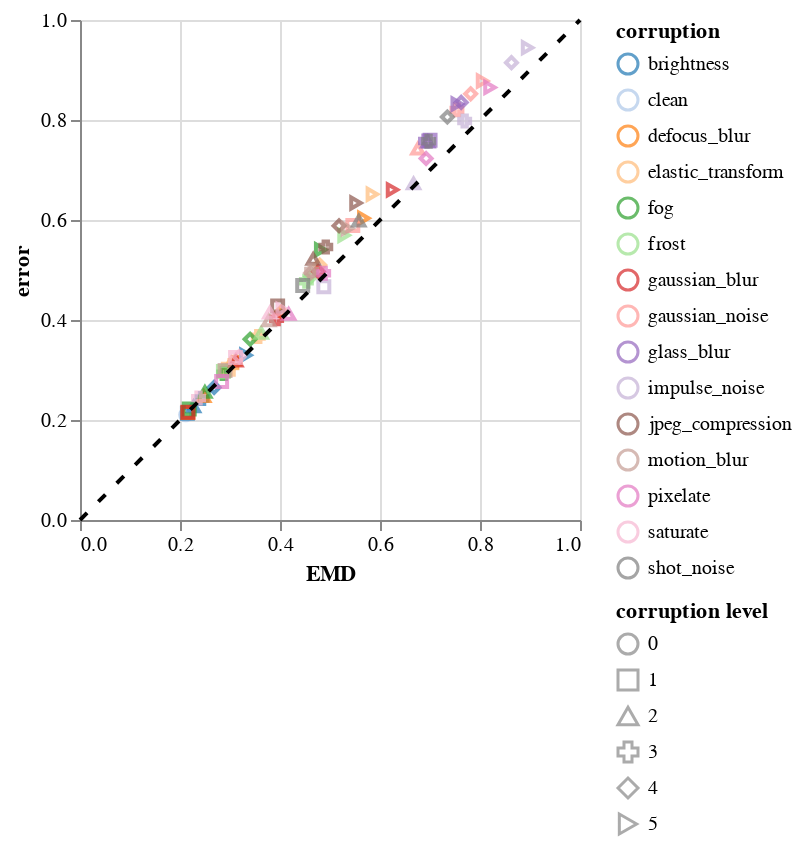

Notebook source saved alongside this figure:
### Code cell
corr = alt.Chart(alt.Data(values=logits_results)).mark_point().encode(
    x=alt.X('metric:Q', title=metric),
    y='error:Q',
    color=alt.Color('corruption:N', scale=alt.Scale(scheme='category20')),
    shape='corruption level:O'
).properties(
    width=250,
    height=250
)

line = pd.DataFrame({'metric': [0, 1], 'error': [0, 1]})
line_plot = alt.Chart(line).mark_line(color='black', strokeDash=[5, 8]).encode(
    x='metric',
    y='error',
)

if metric in ['ConfScore', 'ATC', 'AgreeScore', 'EMD']:
    plt = corr + line_plot

elif metric == 'Entropy':
    plt = corr

plt

### Figure 1 — Vega-Lite specification as saved in the notebook (floating-point values rounded to 4 significant figures)
{"config": {"view": {"continuousWidth": 400, "continuousHeight": 300}}, "layer": [{"data": {"values": [{"corruption": "clean", "corruption level": 0, "metric": 0.2112, "ref": "EMD", "acc": 0.7897, "error": 0.2103, "match_rate": 0.9437, "mismatch_rate": 0.0563}, {"corruption": "brightness", "corruption level": 1, "metric": 0.2148, "ref": "EMD", "acc": 0.7864, "error": 0.2136, "match_rate": 0.9429, "mismatch_rate": 0.0571}, {"corruption": "brightness", "corruption level": 2, "metric": 0.2271, "ref": "EMD", "acc": 0.7728, "error": 0.2272, "match_rate": 0.9369, "mismatch_rate": 0.0631}, {"corruption": "brightness", "corruption level": 3, "metric": 0.2441, "ref": "EMD", "acc": 0.757, "error": 0.243, "match_rate": 0.9319, "mismatch_rate": 0.0681}, {"corruption": "brightness", "corruption level": 4, "metric": 0.2682, "ref": "EMD", "acc": 0.7348, "error": 0.2652, "match_rate": 0.9192, "mismatch_rate": 0.0808}, {"corruption": "brightness", "corruption level": 5, "metric": 0.3315, "ref": "EMD", "acc": 0.6706, "error": 0.3294, "match_rate": 0.8741, "mismatch_rate": 0.1259}, {"corruption": "defocus_blur", "corruption level": 1, "metric": 0.2159, "ref": "EMD", "acc": 0.7852, "error": 0.2148, "match_rate": 0.9387, "mismatch_rate": 0.0613}, {"corruption": "defocus_blur", "corruption level": 2, "metric": 0.2475, "ref": "EMD", "acc": 0.7527, "error": 0.2473, "match_rate": 0.9098, "mismatch_rate": 0.0902}, {"corruption": "defocus_blur", "corruption level": 3, "metric": 0.3103, "ref": "EMD", "acc": 0.6844, "error": 0.3156, "match_rate": 0.8577, "mismatch_rate": 0.1423}, {"corruption": "defocus_blur", "corruption level": 4, "metric": 0.4023, "ref": "EMD", "acc": 0.5841, "error": 0.4159, "match_rate": 0.7834, "mismatch_rate": 0.2166}, {"corruption": "defocus_blur", "corruption level": 5, "metric": 0.5676, "ref": "EMD", "acc": 0.3966, "error": 0.6034, "match_rate": 0.6194, "mismatch_rate": 0.3806}, {"corruption": "elastic_transform", "corruption level": 1, "metric": 0.2966, "ref": "EMD", "acc": 0.6985, "error": 0.3015, "match_rate": 0.8957, "mismatch_rate": 0.1043}, {"corruption": "elastic_transform", "corruption level": 2, "metric": 0.301, "ref": "EMD", "acc": 0.687, "error": 0.313, "match_rate": 0.886, "mismatch_rate": 0.114}, {"corruption": "elastic_transform", "corruption level": 3, "metric": 0.3565, "ref": "EMD", "acc": 0.6332, "error": 0.3668, "match_rate": 0.8348, "mismatch_rate": 0.1652}, {"corruption": "elastic_transform", "corruption level": 4, "metric": 0.4794, "ref": "EMD", "acc": 0.4899, "error": 0.5101, "match_rate": 0.7385, "mismatch_rate": 0.2615}, {"corruption": "elastic_transform", "corruption level": 5, "metric": 0.5847, "ref": "EMD", "acc": 0.3486, "error": 0.6514, "match_rate": 0.62, "mismatch_rate": 0.38}, {"corruption": "fog", "corruption level": 1, "metric": 0.2185, "ref": "EMD", "acc": 0.7781, "error": 0.2219, "match_rate": 0.937, "mismatch_rate": 0.063}, {"corruption": "fog", "corruption level": 2, "metric": 0.2498, "ref": "EMD", "acc": 0.7442, "error": 0.2558, "match_rate": 0.9134, "mismatch_rate": 0.0866}, {"corruption": "fog", "corruption level": 3, "metric": 0.2875, "ref": "EMD", "acc": 0.7072, "error": 0.2928, "match_rate": 0.8832, "mismatch_rate": 0.1168}, {"corruption": "fog", "corruption level": 4, "metric": 0.3402, "ref": "EMD", "acc": 0.6385, "error": 0.3615, "match_rate": 0.8348, "mismatch_rate": 0.1652}, {"corruption": "fog", "corruption level": 5, "metric": 0.4813, "ref": "EMD", "acc": 0.4594, "error": 0.5406, "match_rate": 0.6979, "mismatch_rate": 0.3021}, {"corruption": "frost", "corruption level": 1, "metric": 0.2868, "ref": "EMD", "acc": 0.703, "error": 0.297, "match_rate": 0.8967, "mismatch_rate": 0.1033}, {"corruption": "frost", "corruption level": 2, "metric": 0.3625, "ref": "EMD", "acc": 0.626, "error": 0.374, "match_rate": 0.8325, "mismatch_rate": 0.1675}, {"corruption": "frost", "corruption level": 3, "metric": 0.4528, "ref": "EMD", "acc": 0.5224, "error": 0.4776, "match_rate": 0.7424, "mismatch_rate": 0.2576}, {"corruption": "frost", "corruption level": 4, "metric": 0.4616, "ref": "EMD", "acc": 0.5134, "error": 0.4866, "match_rate": 0.7273, "mismatch_rate": 0.2727}, {"corruption": "frost", "corruption level": 5, "metric": 0.528, "ref": "EMD", "acc": 0.4307, "error": 0.5693, "match_rate": 0.6549, "mismatch_rate": 0.3451}, {"corruption": "gaussian_blur", "corruption level": 1, "metric": 0.2159, "ref": "EMD", "acc": 0.7846, "error": 0.2154, "match_rate": 0.9385, "mismatch_rate": 0.0615}, {"corruption": "gaussian_blur", "corruption level": 2, "metric": 0.3118, "ref": "EMD", "acc": 0.6817, "error": 0.3183, "match_rate": 0.8568, "mismatch_rate": 0.1432}, {"corruption": "gaussian_blur", "corruption level": 3, "metric": 0.3932, "ref": "EMD", "acc": 0.5974, "error": 0.4026, "match_rate": 0.7894, "mismatch_rate": 0.2106}, {"corruption": "gaussian_blur", "corruption level": 4, "metric": 0.4766, "ref": "EMD", "acc": 0.5031, "error": 0.4969, "match_rate": 0.7134, "mismatch_rate": 0.2866}, {"corruption": "gaussian_blur", "corruption level": 5, "metric": 0.625, "ref": "EMD", "acc": 0.3397, "error": 0.6603, "match_rate": 0.5664, "mismatch_rate": 0.4336}, {"corruption": "gaussian_noise", "corruption level": 1, "metric": 0.5456, "ref": "EMD", "acc": 0.4108, "error": 0.5892, "match_rate": 0.6098, "mismatch_rate": 0.3902}, {"corruption": "gaussian_noise", "corruption level": 2, "metric": 0.6755, "ref": "EMD", "acc": 0.2577, "error": 0.7423, "match_rate": 0.4562, "mismatch_rate": 0.5438}, {"corruption": "gaussian_noise", "corruption level": 3, "metric": 0.7539, "ref": "EMD", "acc": 0.1797, "error": 0.8203, "match_rate": 0.3624, "mismatch_rate": 0.6376}, {"corruption": "gaussian_noise", "corruption level": 4, "metric": 0.7813, "ref": "EMD", "acc": 0.1477, "error": 0.8523, "match_rate": 0.3265, "mismatch_rate": 0.6735}, {"corruption": "gaussian_noise", "corruption level": 5, "metric": 0.805, "ref": "EMD", "acc": 0.1221, "error": 0.8779, "match_rate": 0.293, "mismatch_rate": 0.707}, {"corruption": "glass_blur", "corruption level": 1, "metric": 0.7001, "ref": "EMD", "acc": 0.2405, "error": 0.7595, "match_rate": 0.4199, "mismatch_rate": 0.5801}, {"corruption": "glass_blur", "corruption level": 2, "metric": 0.6955, "ref": "EMD", "acc": 0.2433, "error": 0.7567, "match_rate": 0.4285, "mismatch_rate": 0.5715}, {"corruption": "glass_blur", "corruption level": 3, "metric": 0.691, "ref": "EMD", "acc": 0.2419, "error": 0.7581, "match_rate": 0.4221, "mismatch_rate": 0.5779}, {"corruption": "glass_blur", "corruption level": 4, "metric": 0.7623, "ref": "EMD", "acc": 0.1648, "error": 0.8352, "match_rate": 0.3415, "mismatch_rate": 0.6585}, {"corruption": "glass_blur", "corruption level": 5, "metric": 0.7544, "ref": "EMD", "acc": 0.168, "error": 0.832, "match_rate": 0.3371, "mismatch_rate": 0.6629}, {"corruption": "impulse_noise", "corruption level": 1, "metric": 0.4876, "ref": "EMD", "acc": 0.5334, "error": 0.4666, "match_rate": 0.7114, "mismatch_rate": 0.2886}, {"corruption": "impulse_noise", "corruption level": 2, "metric": 0.6671, "ref": "EMD", "acc": 0.3269, "error": 0.6731, "match_rate": 0.5294, "mismatch_rate": 0.4706}, {"corruption": "impulse_noise", "corruption level": 3, "metric": 0.7693, "ref": "EMD", "acc": 0.202, "error": 0.798, "match_rate": 0.3721, "mismatch_rate": 0.6279}, {"corruption": "impulse_noise", "corruption level": 4, "metric": 0.8629, "ref": "EMD", "acc": 0.0853, "error": 0.9147, "match_rate": 0.2, "mismatch_rate": 0.8}, {"corruption": "impulse_noise", "corruption level": 5, "metric": 0.8951, "ref": "EMD", "acc": 0.0553, "error": 0.9447, "match_rate": 0.1403, "mismatch_rate": 0.8597}, {"corruption": "jpeg_compression", "corruption level": 1, "metric": 0.3953, "ref": "EMD", "acc": 0.5721, "error": 0.4279, "match_rate": 0.8309, "mismatch_rate": 0.1691}, {"corruption": "jpeg_compression", "corruption level": 2, "metric": 0.4664, "ref": "EMD", "acc": 0.4781, "error": 0.5219, "match_rate": 0.78, "mismatch_rate": 0.22}, {"corruption": "jpeg_compression", "corruption level": 3, "metric": 0.4915, "ref": "EMD", "acc": 0.4541, "error": 0.5459, "match_rate": 0.7636, "mismatch_rate": 0.2364}, {"corruption": "jpeg_compression", "corruption level": 4, "metric": 0.518, "ref": "EMD", "acc": 0.4116, "error": 0.5884, "match_rate": 0.7443, "mismatch_rate": 0.2557}, {"corruption": "jpeg_compression", "corruption level": 5, "metric": 0.5519, "ref": "EMD", "acc": 0.3661, "error": 0.6339, "match_rate": 0.7085, "mismatch_rate": 0.2915}, {"corruption": "motion_blur", "corruption level": 1, "metric": 0.2901, "ref": "EMD", "acc": 0.7011, "error": 0.2989, "match_rate": 0.8841, "mismatch_rate": 0.1159}, {"corruption": "motion_blur", "corruption level": 2, "metric": 0.3775, "ref": "EMD", "acc": 0.601, "error": 0.399, "match_rate": 0.8121, "mismatch_rate": 0.1879}, {"corruption": "motion_blur", "corruption level": 3, "metric": 0.4632, "ref": "EMD", "acc": 0.5017, "error": 0.4983, "match_rate": 0.7344, "mismatch_rate": 0.2656}, {"corruption": "motion_blur", "corruption level": 4, "metric": 0.4613, "ref": "EMD", "acc": 0.506, "error": 0.494, "match_rate": 0.7345, "mismatch_rate": 0.2655}, {"corruption": "motion_blur", "corruption level": 5, "metric": 0.535, "ref": "EMD", "acc": 0.417, "error": 0.583, "match_rate": 0.6626, "mismatch_rate": 0.3374}, {"corruption": "pixelate", "corruption level": 1, "metric": 0.2833, "ref": "EMD", "acc": 0.7232, "error": 0.2768, "match_rate": 0.8971, "mismatch_rate": 0.1029}, {"corruption": "pixelate", "corruption level": 2, "metric": 0.4173, "ref": "EMD", "acc": 0.5881, "error": 0.4119, "match_rate": 0.7642, "mismatch_rate": 0.2358}, {"corruption": "pixelate", "corruption level": 3, "metric": 0.4873, "ref": "EMD", "acc": 0.5066, "error": 0.4934, "match_rate": 0.6844, "mismatch_rate": 0.3156}, {"corruption": "pixelate", "corruption level": 4, "metric": 0.6922, "ref": "EMD", "acc": 0.2769, "error": 0.7231, "match_rate": 0.4211, "mismatch_rate": 0.5789}, {"corruption": "pixelate", "corruption level": 5, "metric": 0.82, "ref": "EMD", "acc": 0.1348, "error": 0.8652, "match_rate": 0.2444, "mismatch_rate": 0.7556}, {"corruption": "saturate", "corruption level": 1, "metric": 0.3111, "ref": "EMD", "acc": 0.6752, "error": 0.3248, "match_rate": 0.8619, "mismatch_rate": 0.1381}, {"corruption": "saturate", "corruption level": 2, "metric": 0.3796, "ref": "EMD", "acc": 0.5855, "error": 0.4145, "match_rate": 0.8062, "mismatch_rate": 0.1938}, {"corruption": "saturate", "corruption level": 3, "metric": 0.2371, "ref": "EMD", "acc": 0.7562, "error": 0.2438, "match_rate": 0.9233, "mismatch_rate": 0.0767}, {"corruption": "saturate", "corruption level": 4, "metric": 0.3182, "ref": "EMD", "acc": 0.6733, "error": 0.3267, "match_rate": 0.8602, "mismatch_rate": 0.1398}, {"corruption": "saturate", "corruption level": 5, "metric": 0.4042, "ref": "EMD", "acc": 0.5788, "error": 0.4212, "match_rate": 0.7767, "mismatch_rate": 0.2233}, {"corruption": "shot_noise", "corruption level": 1, "metric": 0.4454, "ref": "EMD", "acc": 0.5309, "error": 0.4691, "match_rate": 0.7283, "mismatch_rate": 0.2717}, {"corruption": "shot_noise", "corruption level": 2, "metric": 0.5576, "ref": "EMD", "acc": 0.4015, "error": 0.5985, "match_rate": 0.5996, "mismatch_rate": 0.4004}, {"corruption": "shot_noise", "corruption level": 3, "metric": 0.6971, "ref": "EMD", "acc": 0.2424, "error": 0.7576, "match_rate": 0.4391, "mismatch_rate": 0.5609}, {"corruption": "shot_noise", "corruption level": 4, "metric": 0.7347, "ref": "EMD", "acc": 0.194, "error": 0.806, "match_rate": 0.3973, "mismatch_rate": 0.6027}]}, "mark": "point", "encoding": {"color": {"field": "corruption", "scale": {"scheme": "category20"}, "type": "nominal"}, "shape": {"field": "corruption level", "type": "ordinal"}, "x": {"field": "metric", "title": "EMD", "type": "quantitative"}, "y": {"field": "error", "type": "quantitative"}}, "height": 250, "width": 250}, {"data": {"name": "data-371cce5920a7f84c9a50d4162766dae5"}, "mark": {"type": "line", "color": "black", "strokeDash": [5, 8]}, "encoding": {"x": {"field": "metric", "type": "quantitative"}, "y": {"field": "error", "type": "quantitative"}}}], "$schema": "https://vega.github.io/schema/vega-lite/v4.17.0.json", "datasets": {"data-371cce5920a7f84c9a50d4162766dae5": [{"metric": 0, "error": 0}, {"metric": 1, "error": 1}]}}
